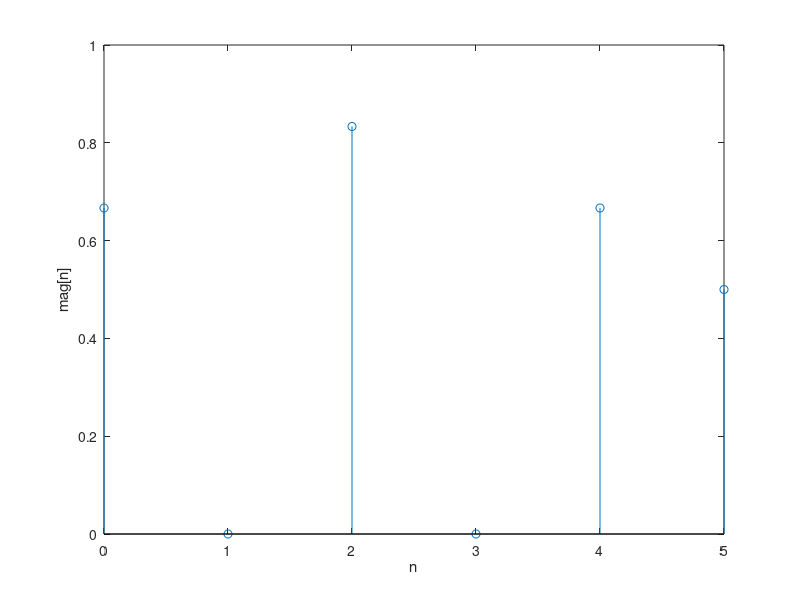
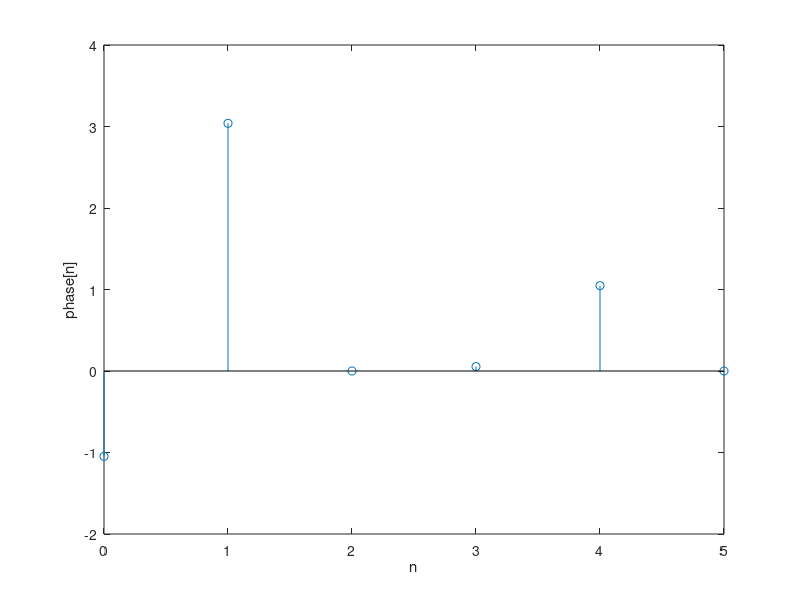

The MATLAB script that drew these images, in order: (Note: this script raises an error after producing the figures.)
% ECE 503 HW 2
%% Problem 2

x = [3 2 1 0 1 2]
N = length(x);
mag = zeros(N, 1);
phase = zeros(N, 1);
x_axis = zeros(N, 1);

for k = 1 : N
    x_comp = 0;
    y_comp = 0;
    
    
    for n = 1 : N
        x_comp = x_comp + x(n)*cos(2*pi*k*n/N);
        y_comp = y_comp - x(n)*sin(2*pi*k*n/N);
        
    end
    
    
    mag(k) = abs(x_comp/N + 1i*y_comp/N);
    phase(k) = angle(x_comp/N + 1i*y_comp/N);
    x_axis(k) = k - 1;
end


figure(1);
title("Magnitude");
stem(x_axis, mag);
xlabel('n');
ylabel('mag[n]');

figure(2);
title("Phase");
stem(x_axis, phase);
xlabel('n');
ylabel('phase[n]');


%% Problem 3

x = [1 2 -1 0 -1 2];
N = length(x);
mag = zeros(N, 1);
phase = zeros(N, 1);
x_axis = zeros(N, 1);

for k = 1 : N
    x_comp = 0;
    y_comp = 0;
    
    
    for n = 1 : N
        x_comp = x_comp + x(n)*cos(2*pi*k*n/N);
        y_comp = y_comp - x(n)*sin(2*pi*k*n/N);
        
    end
    
    
    mag(k) = abs(x_comp/N + 1i*y_comp/N);
    phase(k) = angle(x_comp/N + 1i*y_comp/N);
    x_axis(k) = k - 1;
end


figure(1);
title("Magnitude");
stem(x_axis, mag);
xlabel('n');
ylabel('mag[n]');

figure(2);
title("Phase");
stem(x_axis, phase);
xlabel('n');
ylabel('phase[n]');



%% Problem 4


N = 8;
length = 50;
mag = zeros(length, 1);
phase = zeros(length, 1);
x_axis = zeros(length, 1);
syms x
y = piecewise(0 <= x <= 6, sin(x*pi/3), x == 7, 0);


for n = 1 : length
    x_comp = 0;
    y_comp = 0;
    
    for k = 0 : N-1
        x_comp = x_comp + subs(y, k)*cos(2*pi*k*n/8);
        y_comp = y_comp + subs(y, k)*sin(2*pi*k*n/8);
    end
    mag(n) = abs(x_comp + 1i*y_comp);
    phase(n) = angle(x_comp + 1i*y_comp);
    x_axis(n) = n - 1;
end

figure(1);
title("Magnitude");
stem(x_axis, mag);
xlabel('n');
ylabel('mag[n]');

figure(2);
title("Phase");
stem(x_axis, phase);
xlabel('n');
ylabel('phase[n]');

%% Problem 5




